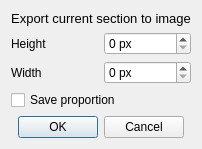
<?xml version="1.0" encoding="UTF-8"?>
<ui version="4.0">
 <class>ExportToImage</class>
 <widget class="QDialog" name="ExportToImage">
  <property name="geometry">
   <rect>
    <x>0</x>
    <y>0</y>
    <width>279</width>
    <height>137</height>
   </rect>
  </property>
  <property name="font">
   <font>
    <family>Liberation Sans</family>
   </font>
  </property>
  <property name="windowTitle">
   <string>Export to image</string>
  </property>
  <property name="windowIcon">
   <iconset resource="editor.qrc">
    <normaloff>:/images/mushroom.png</normaloff>:/images/mushroom.png</iconset>
  </property>
  <layout class="QGridLayout" name="gridLayout">
   <property name="sizeConstraint">
    <enum>QLayout::SetFixedSize</enum>
   </property>
   <item row="0" column="0" colspan="2">
    <widget class="QLabel" name="label">
     <property name="sizePolicy">
      <sizepolicy hsizetype="Preferred" vsizetype="Preferred">
       <horstretch>0</horstretch>
       <verstretch>0</verstretch>
      </sizepolicy>
     </property>
     <property name="text">
      <string>&lt;!DOCTYPE HTML PUBLIC &quot;-//W3C//DTD HTML 4.0//EN&quot; &quot;http://www.w3.org/TR/REC-html40/strict.dtd&quot;&gt;
&lt;html&gt;&lt;head&gt;&lt;meta name=&quot;qrichtext&quot; content=&quot;1&quot; /&gt;&lt;style type=&quot;text/css&quot;&gt;
p, li { white-space: pre-wrap; }
&lt;/style&gt;&lt;/head&gt;&lt;body style=&quot; font-family:'MS Shell Dlg 2'; font-size:8.25pt; font-weight:400; font-style:normal;&quot;&gt;
&lt;p align=&quot;center&quot; style=&quot; margin-top:0px; margin-bottom:0px; margin-left:0px; margin-right:0px; -qt-block-indent:0; text-indent:0px;&quot;&gt;&lt;span style=&quot; font-size:10pt;&quot;&gt;Export current section to image&lt;/span&gt;&lt;/p&gt;&lt;/body&gt;&lt;/html&gt;</string>
     </property>
    </widget>
   </item>
   <item row="1" column="0">
    <widget class="QLabel" name="label_2">
     <property name="text">
      <string>Height</string>
     </property>
    </widget>
   </item>
   <item row="1" column="1">
    <widget class="QSpinBox" name="imgHeight">
     <property name="suffix">
      <string> px</string>
     </property>
    </widget>
   </item>
   <item row="2" column="0">
    <widget class="QLabel" name="label_3">
     <property name="text">
      <string>Width</string>
     </property>
    </widget>
   </item>
   <item row="2" column="1">
    <widget class="QSpinBox" name="imgWidth">
     <property name="suffix">
      <string> px</string>
     </property>
    </widget>
   </item>
   <item row="3" column="0" colspan="2">
    <widget class="QCheckBox" name="checkBox">
     <property name="text">
      <string>Save proportion</string>
     </property>
    </widget>
   </item>
   <item row="4" column="0" colspan="2">
    <widget class="QDialogButtonBox" name="buttonBox">
     <property name="standardButtons">
      <set>QDialogButtonBox::Cancel|QDialogButtonBox::Ok</set>
     </property>
     <property name="centerButtons">
      <bool>true</bool>
     </property>
    </widget>
   </item>
  </layout>
 </widget>
 <resources>
  <include location="editor.qrc"/>
 </resources>
 <connections/>
</ui>
